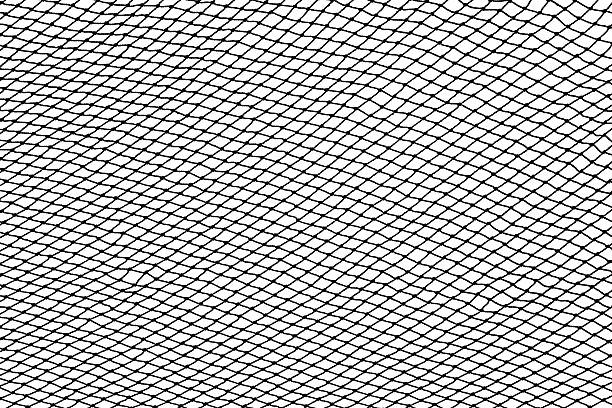
#> input picture images/3.jpg, 612 x 408 px
$ python main.py
#> lines starting #> are read from the running program, lines starting #| are printed output that depends on the picture; after the words box and inside, x2 and y2 are one past the last pixel; in counts of white or black regions, pixels touching at a corner belong together; long printed decimals are rounded
### stack.py
import cv2
import numpy as np

def basic_changes(scale,img):
    #change into bgr,scaling of images
    shape=img.shape
    if (len(shape)==2):
        img=cv2.cvtColor(img,cv2.COLOR_GRAY2BGR)

    width = int(img.shape[1] * scale)
    height = int(img.shape[0] * scale)
    new_img=cv2.resize(img,(width,height))
    return new_img

def blank_img(height,width):
    blank_image = np.zeros((height,width,3), np.uint8)
    return blank_image


def image_matrix(matrix,scale=1):
    """
    This function takes three args(Matrix,Scale)
    1. Matrix of images is list of images (height,width of every image should be same)
            ex: [[img1,img2,img3],[[],img4,img5]]
        for blank image [ ] can be used.
        first image should not be blank image.
    2. Scale which is for scaling of img,defult value is 1
    """
    collage_img=None
    for i,rows in enumerate(matrix):
        collage_row_img=basic_changes(scale,rows[0])
        shape=collage_row_img.shape
        for j,image in enumerate(rows):
            if j==0:
                continue
            else:
                if(image==[]):
                    collage_row_img=np.hstack((collage_row_img,blank_img(shape[0],shape[1])))
                else:
                    collage_row_img=np.hstack((collage_row_img,basic_changes(scale,image)))
        if (i==0):
            collage_img=collage_row_img
        else:
            collage_img=np.vstack((collage_img,collage_row_img))
    return collage_img


### main.py
import cv2
import stack as st
import numpy as np
import statistics as stat
import random
import matplotlib.pyplot as plt


class BreakDetection:
    area_list=[]
    edges_list=[]

    def __init__(self, img_src,scale):
        self.image_src = img_src
        self.scale=scale

    def get_possiblebreak(self,contour,area_lst):
        possible_break=[]
        #remove contour that contain highest area(Basically terminal open edges contour)
        #and small area which is not usable for calculating avg
        temp_area_list=[x for x in area_lst if x>20 or x!=max(area_lst)]
        avg=sum(temp_area_list)/len(temp_area_list)
        print("average_value: ",avg)

        for i,cnt in enumerate(contour):
            if(area_lst[i]>=avg):
                if max(area_lst)!=area_lst[i]:
                    possible_break.append(cnt)
        return possible_break


    def get_edges(self,cnt):
        peri = cv2.arcLength(cnt, True)
        approx_edges = cv2.approxPolyDP(cnt, 0.04 * peri, True)
        return len(approx_edges)

    def get_area(self,cnt):
        return cv2.contourArea(cnt)

    def getContour(self,_img):
        contours, hierarchy = cv2.findContours(_img, cv2.RETR_TREE, cv2.CHAIN_APPROX_NONE)
        return contours


    def run_algo(self):

        img = cv2.imread(self.image_src)
#> img is the input picture: shape (408, 612, 3); min 0, max 255, mean 186.4
        gray = cv2.cvtColor(img, cv2.COLOR_BGR2GRAY)
        blur = cv2.GaussianBlur(gray, (7, 7), 1)
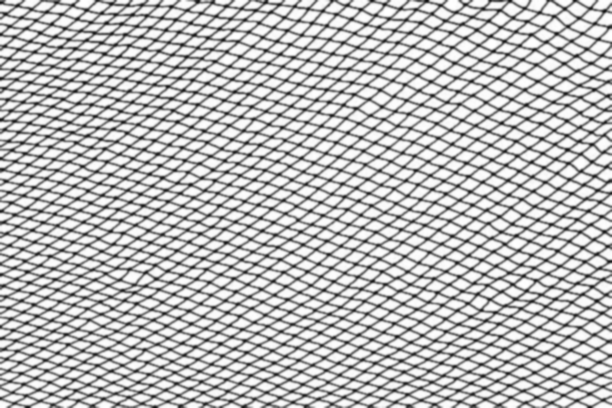
#> blur: shape (408, 612); min 14, max 255, mean 186.4
        canny = cv2.Canny(blur, 90, 100)
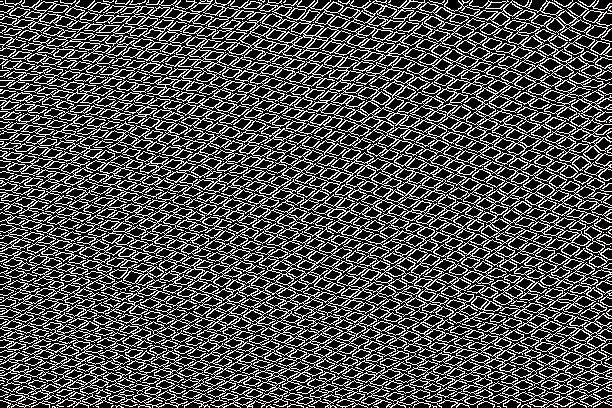
#> canny: shape (408, 612); 29.9% white in thin lines or dots
        kernel = np.ones((3, 3))
        dilated_img = cv2.dilate(canny, kernel, iterations=1)
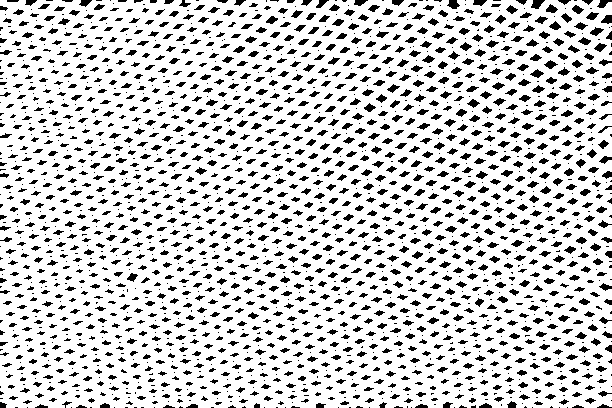
#> dilated_img: shape (408, 612); 81.5% white; 2246 black regions (950 under 20 px)
        contours=self.getContour(dilated_img)
#> in getContour, `contours, hierarchy = cv2.findContours(_img, cv2.RETR_TREE, cv2.CHAIN_..`: contours = 2085 contours, 660 with area under 20; largest, box (x1, y1, x2, y2) and area: (0, 0, 612, 408) 245212, (589, 26, 605, 37) 82, (529, 68, 545, 79) 79, (543, 59, 559, 70) 79, (545, 3, 559, 14) 78
        contour_img=img.copy()
        breaks_img=img.copy()
        for cnt in contours:
            cv2.drawContours(contour_img, cnt, -1, (random.randint(0,256),random.randint(0,256),random.randint(0,256)), 2)
            #getting area of each contour
            area=self.get_area(cnt)
            self.area_list.append(area)
            #getting list of edges of detected contour
            self.edges_list.append(self.get_edges(cnt))
#> this loop made 2085 passes
#> (area, peri in get_edges, approx_edges in get_edges) on passes 1, 13, 16: (245212.5, 3236.1, [[0, 0], [6, 407], [611, 406], [611, 2]]), (20, 20.14, [[125, 403], [129, 400], [133, 403], [131, 405]]), (27, 24.14, [[22, 402], [27, 399], [32, 401], [27, 404]])
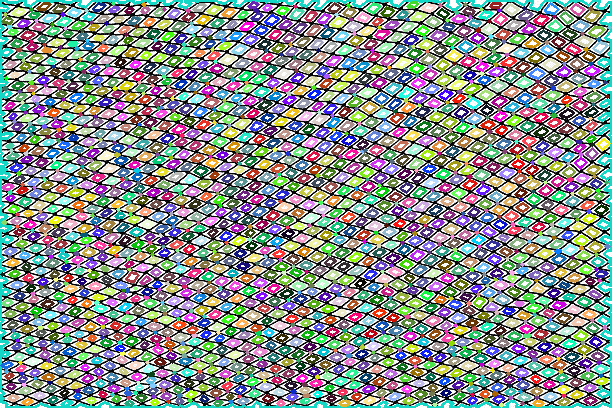
#> contour_img: shape (408, 612, 3); mean B, G, R 142.1, 143.9, 137.6

        cv2.drawContours(breaks_img, self.get_possiblebreak(contours,self.area_list), -1, (random.randint(0,256),random.randint(0,256),random.randint(0,256)), 2)
#> in get_possiblebreak, `temp_area_list=[x for x in area_lst if x>20 or x!=max(area_lst)]`: temp_area_list = 2085 values, max 245212.5 at index 0, min 2 at index 3, mean 145.6
#> in get_possiblebreak, `avg=sum(temp_area_list)/len(temp_area_list)`: avg = 145.6
#| average_value:  145.641
#> the loop in get_possiblebreak, `for i,cnt in enumerate(contour):` made 2085 passes
#> cnt on passes 4, 5, 11: [[521, 403], [522, 402], [523, 403], [522, 404]], [[291, 402], [292, 401], [293, 402], [292, 403]], [[167, 401], [168, 400], [169, 401], [168, 402]]
#> after the loop in get_possiblebreak, `for i,cnt in enumerate(contour):`: possible_break = []

        image_matrix=[[img, gray, canny], [dilated_img, contour_img, breaks_img]]
        collage = st.image_matrix(image_matrix,self.scale)
#> the loop in image_matrix, `for i,rows in enumerate(matrix):` made 1 pass
#> pass 1, in basic_changes, `new_img=cv2.resize(img,(width,height))`:
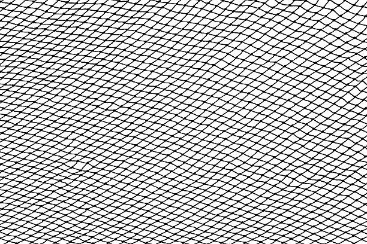
#> new_img: shape (244, 367, 3); min 0, max 255, mean 186.3
        cv2.imshow("all images", collage)
        #plt.plot(var.area_list)
        #plt.plot(var.eges_list)
        plt.show()
        cv2.waitKey(0)


if __name__ == "__main__":
    var=BreakDetection("images/3.jpg",.6)
#> (the run stopped early here; a loop or call above may not have finished)

$ run again, with images/0.jpg copied over images/3.jpg
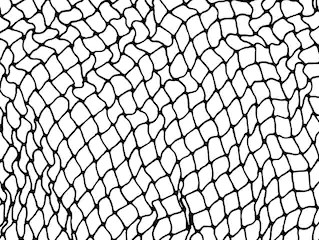
#> input picture images/0.jpg, 319 x 240 px
#> in run_algo, img is the input picture: shape (240, 319, 3); min 0, max 255, mean 201
#> canny: shape (240, 319); 25.2% white in thin lines or dots
#> dilated_img: shape (240, 319); 68.2% white; 465 black regions (185 under 20 px)
#> in getContour, `contours, hierarchy = cv2.findContours(_img, cv2.RETR_TREE, cv2.CHAIN_..`: contours = 401 contours, 160 with area under 20; largest, box (x1, y1, x2, y2) and area: (0, 0, 319, 240) 72388, (187, 193, 204, 212) 176, (294, 173, 308, 189) 174, (171, 56, 186, 77) 164, (240, 49, 254, 66) 158
#> the loop in run_algo, `for cnt in contours:` made 401 passes
#> (area, peri in get_edges, approx_edges in get_edges) on passes 1, 19, 21: (72388, 2103.8, [[0, 7], [0, 239], [318, 239], [318, 0]]), (79.5, 42.04, [[281, 219], [280, 229], [274, 236], [273, 227]]), (151, 50.77, [[113, 217], [121, 226], [114, 236], [107, 225]])
#> after the loop in run_algo, `for cnt in contours:`:
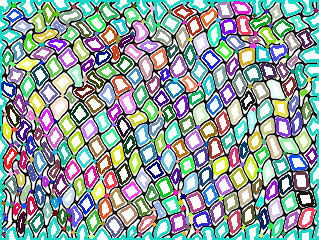
#> contour_img: shape (240, 319, 3); mean B, G, R 159, 160.5, 145.5
#> temp_area_list = 401 values, max 72388 at index 0, min 2 at index 4, mean 244.3
#> avg = 244.3
#| average_value:  244.254
#> the loop in get_possiblebreak, `for i,cnt in enumerate(contour):` made 401 passes
#> cnt on passes 5 to 7: [[2, 234], [3, 233], [4, 234], [3, 235]], [[282, 233], [283, 232], [284, 233], [283, 234]], [[183, 233], [184, 232], [185, 233], [184, 234]]
#> after the loop in get_possiblebreak, `for i,cnt in enumerate(contour):`: possible_break = []
#> the loop in image_matrix, `for i,rows in enumerate(matrix):` made 1 pass
#> pass 1, in basic_changes, `new_img=cv2.resize(img,(width,height))`:
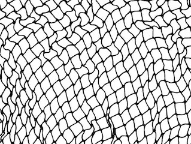
#> new_img: shape (144, 191, 3); min 0, max 255, mean 201.1
